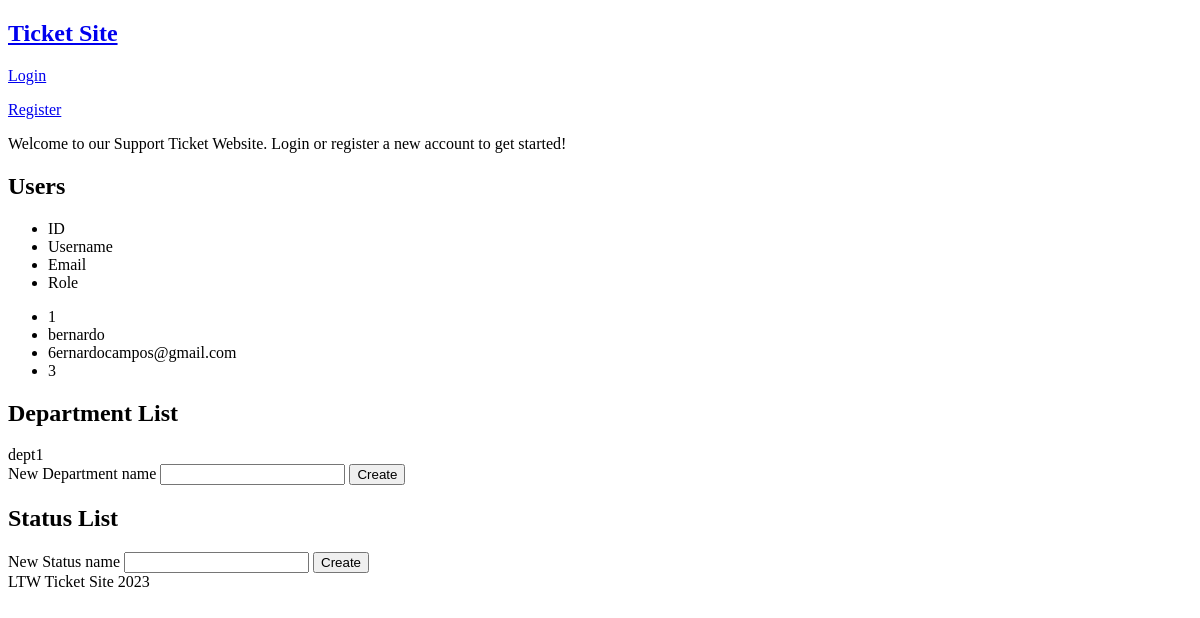
Page /pages/admindashboard.php on the earlier database version.
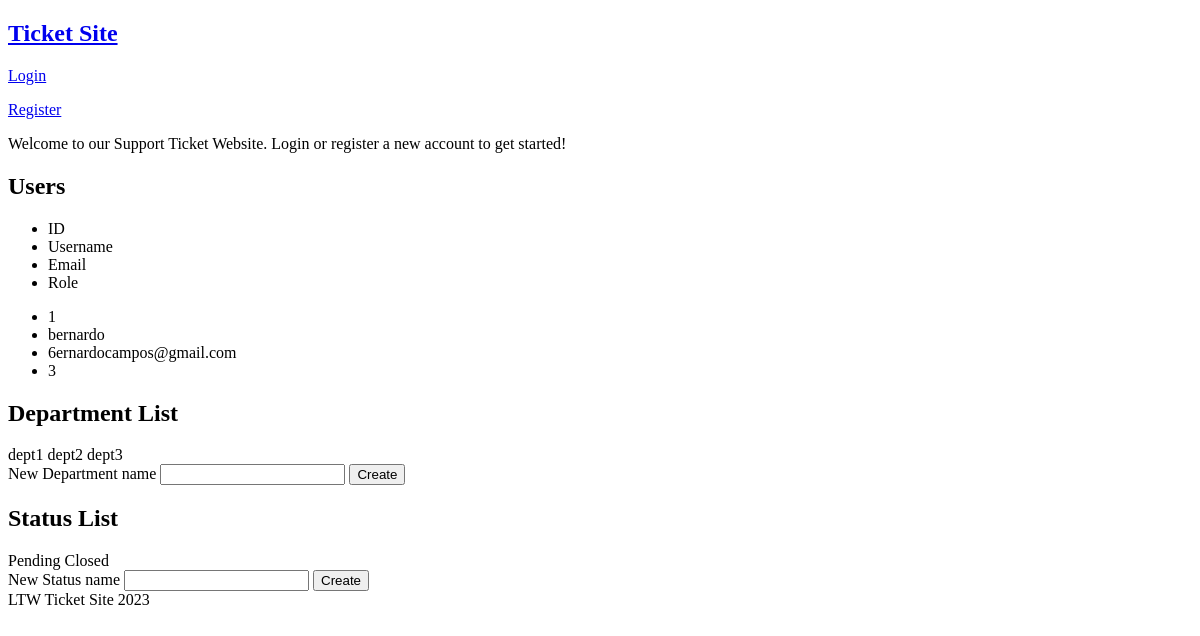
Same page on the later database version.
### tables this page shows
CREATE TABLE users (
    id INTEGER PRIMARY KEY AUTOINCREMENT,
    username TEXT NOT NULL,
    email TEXT NOT NULL,
    password TEXT NOT NULL,
    role_id INTEGER,
    FOREIGN KEY (role_id) REFERENCES roles(id)
);

CREATE TABLE departments (
    id INTEGER PRIMARY KEY AUTOINCREMENT,
    name TEXT NOT NULL
);

CREATE TABLE status (
    id INTEGER PRIMARY KEY AUTOINCREMENT,
    name TEXT NOT NULL
);

### pages/admindashboard.php (called while the page is built, shortened)
<?php
require_once('../utils/session.php');
$session = new Session();
$db = getDataBaseConnection();
require_once('../templates/common.tpl.php');
require_once('../templates/admin.tpl.php');
require_once('../database/classes/user.class.php');
require_once('../database/classes/department.class.php');
require_once('../database/classes/status.class.php');
drawHeader($session);
drawUsers(User::getAllUsers($db));
drawElementSection(Department::getDepartments($db), 'Department');
drawElementSection(Status::getAllStatus($db), 'Status');
drawFooter();
?>

### utils/session.php (called while the page is built, shortened)
<?php
    class Session {
        public function isLoggedIn() : bool {
            return isset($_SESSION['id']);
        }
    }

### database/classes/user.class.php (called while the page is built, shortened)
<?php
    class User {
        public function __construct(int $id, string $username, string $email, int $role){
            $this->id = $id;
            $this->username = $username;
            $this->email = $email;
            $this->role = $role;
        }
        static function getAllUsers(PDO $db) : array {
            $stmt = $db->prepare('SELECT * FROM users');
            $stmt->execute();
            $users = array();
            while($user = $stmt->fetch()){
                $users[] = new User($user['id'], $user['username'], $user['email'], $user['role_id']);
            }
            return $users;
        }
    }
?>

### database/classes/department.class.php (called while the page is built, shortened)
<?php
    class Department {
        public function __construct(int $id, string $name) {
            $this->name = $name;
        }
        static function getDepartments(PDO $db) : array {
            $stmt = $db->prepare('SELECT * FROM departments');
            $stmt->execute();
            $departments = array();
            while ($department = $stmt->fetch()){
                $departments[] = new Department($department['id'], $department['name']);
            }
            return $departments;
        }
    }
?>

### database/classes/status.class.php (called while the page is built, shortened)
<?php
    class Status {
        public function __construct(int $id, string $name){
            $this->name = $name;
        }
        static function getAllStatus(PDO $db) : array {
            $stmt = $db->prepare('SELECT * FROM status');
            $stmt->execute();
            $statuses = array();
            while($status = $stmt->fetch()){
                $statuses[] = new Status($status['id'], $status['name']);
            }
            return $statuses;
        }
    }
?>

### templates/admin.tpl.php (the view, shortened to what this page needs)
<?php function drawUsers(array $users) { ?>
<h2>Users</h2>
<ul>
    <li>ID</li>
    <li>Username</li>
    <li>Email</li>
    <li>Role</li>
</ul>
<?php foreach($users as $user) { ?>
    <ul>
        <li><?=$user->id?></li>
        <li><?=$user->username?></li>
        <li><?=$user->email?></li>
        <li><?=$user->role?></li>
    </ul>
<?php } ?>
<?php } ?>
<?php function drawElementSection(array $elements, string $element_designation) { ?>
<h2><?=$element_designation?> List</h2>
<?php foreach($elements as $elem) { ?>
    <?=$elem->name?>
<?php } ?>
<form action="../actions/action_create_<?=$element_designation?>.php" method="POST">
    <label>
        New <?=$element_designation?> name
        <input type="text" name="<?=$element_designation?>_name" required>
        <button type="submit" name="submit_new_<?=$element_designation?>">Create</button>
    </label>
</form>
<?php } ?>

### templates/common.tpl.php (shortened to what this page needs)
<?php function drawHeader(Session $session) { ?>
<!DOCTYPE html>
<html lang="en-US">
    <head>
    </head>
    <body>
        <header>
            <nav>
                <h1><a href="../pages/">Ticket Site</a></h1>
                <?php
                    if($session->isLoggedIn()) drawLoggedIn();
                    else drawLoggedOff();
                ?>
<?php } ?>
<?php function drawLoggedOff() { ?>
        <p><a href="../pages/login.php">Login</a><p>
        <p><a href="../pages/register.php">Register</a><p>
    </nav>
</header>
<main>
    <p>Welcome to our Support Ticket Website. Login or register a new account to get started!</p>
<?php } ?>
<?php function drawFooter() { ?>
        </main>
        <footer>
            LTW Ticket Site 2023
        </footer>
    </body>
</html>
<?php } ?>

Differences in the rows shown:
added departments: name "dept2"
added departments: name "dept3"
added status: name "Pending"
added status: name "Closed"
